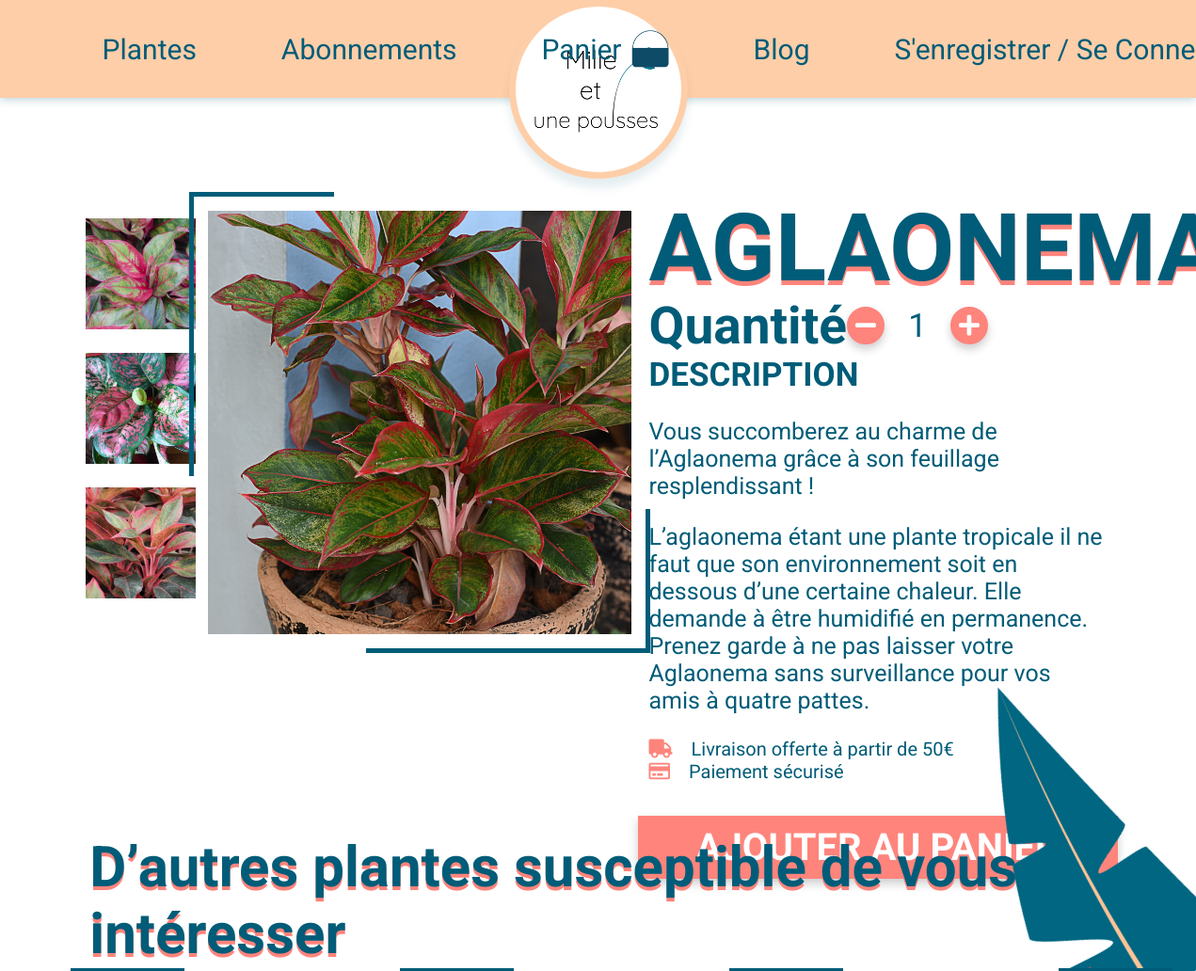
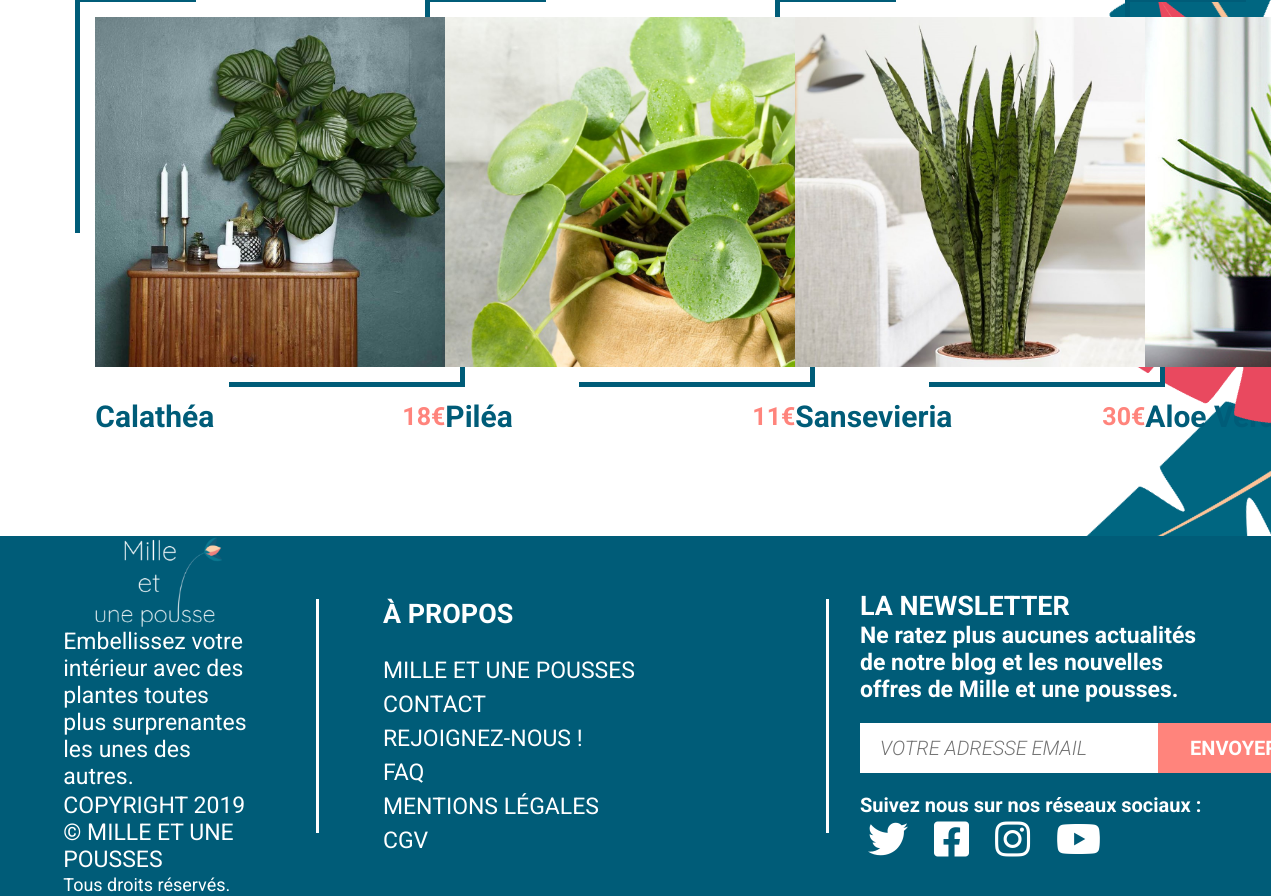
Page /product/details/Aglaonema on the committed database (2 pictures, top to bottom).
### tables this page shows
CREATE TABLE `product_images` (
  `id` int(11) NOT NULL,
  `path` text NOT NULL,
  `alt` varchar(255) NOT NULL,
  `sort_order` int(11) NOT NULL,
  `product_id` int(11) NOT NULL
);

CREATE TABLE `products` (
  `id` int(11) NOT NULL,
  `name` varchar(100) NOT NULL,
  `price` int(11) NOT NULL,
  `description` text NOT NULL,
  `options` varchar(55) DEFAULT NULL,
  `maintenance` text
);

### src/Controllers/ProductController.php (called while the page is built, shortened)
<?php
class ProductController {
  public function detailsAction($name) {
    $name = urldecode($name);
    $pdo = Connection::getInstance();
    $product = Product::getProductByName($pdo, $name);
    $images = Image::getByName($pdo, $name);
    $otherProducts = Product::getOtherProducts($pdo, $name);
    shuffle($otherProducts);
    include "./product.php";
  }
}

### public/index.php (called while the page is built, shortened)
<?php
$request_url = $_SERVER['REQUEST_URI'];
$path = parse_url($request_url, PHP_URL_PATH);
$url_composants = explode("/", $path, 4);
if (isset($url_composants[3])) {
  $argument = $url_composants[3];
} else {
  $argument = null;
}
if (isset($url_composants[1])) {
  if (strlen($url_composants[1]) == 0) {
    $controller_name = "index";
  } else {
    $controller_name = $url_composants[1];
  }
} else {
  $controller_name = "index";
}
if (isset($url_composants[2])) {
  $action_name = $url_composants[2];
} else {
  $action_name = "index";
}
try {
  list($controller, $action) = Services\Router::load($controller_name, $action_name);
} catch (Services\Exception\ControllerNotFound $e) {
  $controller = new Controllers\ErrorController();
  $action = "e404";
  $argument = $e;
} catch (Services\Exception\ActionNotFound $e) {
  $controller = new Controllers\ErrorController();
  $action = "e404";
  $argument = $e;
} catch (Exception $e) {
  $controller = new Controllers\ErrorController();
  $action = "e500";
  $argument = $e;
}
$result = $controller->$action($argument);

### src/Models/Image.php (called while the page is built, shortened)
<?php
class Image {
  public static function getByName($pdo, $name) {
    $sql = "SELECT path, alt FROM `product_images` LEFT JOIN products ON products.id = product_images.product_id WHERE products.name = :name AND product_images.sort_order = 2";
    $q = $pdo->prepare($sql);
    $q->bindParam("name", $name);
    $q->execute();
    return $q->fetchAll();
  }
}

### src/Models/Product.php (called while the page is built, shortened)
<?php
class Product {
  public static function getProductByName($pdo, $name) {
    $sql = "SELECT products.id, products.price, products.description, products.maintenance, product_images.path, product_images.alt
            FROM products
            LEFT JOIN product_images ON product_images.product_id = products.id
            WHERE name = :name AND product_images.sort_order = 1";
    $q = $pdo->prepare($sql);
    $q->bindParam("name", $name);
    $q->execute();
    return $q->fetch();
  }
  public static function getOtherProducts($pdo, $name) {
    $sql = "SELECT products.id, products.name, products.price, product_images.path, product_images.alt
            FROM products
            LEFT JOIN product_images ON products.id = product_images.product_id
            WHERE product_images.sort_order = 1 AND products.name <> :name";
    $q = $pdo->prepare($sql);
    $q->bindParam("name", $name);
    $q->execute();
    return $q->fetchAll();
  }
}

### src/views/product.php (the view, shortened to what this page needs)
<?php include "./inc/head.php";?>
<main class="productPage">
    <section class="product-one">
        <div class="container">
            <div class="imgs">
                <?php foreach ($images as $image): ?>
                <div class="otherImg">
                    <img class="imgsProduct" src="<?php echo $image["path"] ?>" alt="<?php echo $image["alt"] ?>"
                        title="photo de <?php echo $image["alt"] ?>">
                </div>
                <?php endforeach?>
            </div>
            <div class="imgPrincipal">
                <img id="imgProduct" src="<?php echo $product["path"] ?>" alt="<?php echo $product["alt"] ?>"
                    title="photo de <?php echo $product["alt"] ?>">
            </div>
            <form method="POST" action="/user/addtocart" class="text">
                <header>
                    <h1 class="title c-deepBlue"><?php echo $name ?></h1>
                </header>
                <div class="quantity">
                    <h3 class="c-deepBlue">quantité</h3>
                    <div>
                        <button id="less" type="button" class="btn btn-quantity btn-lightPink b-lightPink"
                            title="retirer un article">
                            <i class="fas fa-minus c-white"></i>
                        </button>
                        <input id="quantity" class="c-deepBlue" type="number" name="quantity" min="1" value="1"
                            title="nombre d'articles selectionnés">
                        <button id="more" type="button" class="btn btn-quantity btn-lightPink b-lightPink"
                            title="ajouter un article">
                            <i class="fas fa-plus c-white"></i>
                        </button>
                    </div>
                </div>
                <div class="description">
                    <h4 class="c-deepBlue">description</h4>
                    <p class="c-deepBlue"><?php echo $product["description"] ?></p>
                    <p class="c-deepBlue"><?php echo $product["maintenance"] ?></p>
                </div>
                <div class="delivery">
                    <div>
                        <i class="fas fa-truck c-lightPink"></i>
                        <p class="c-deepBlue">Livraison offerte à partir de 50€</p>
                    </div>
                    <div>
                        <i class="far fa-credit-card c-lightPink"></i>
                        <p class="c-deepBlue">Paiement sécurisé</p>
                    </div>
                </div>
            </form>
        </div>
    </section>
    <section class="product-two">
        <div class="container">
            <h2 class="c-deepBlue">D’autres plantes susceptible de vous intéresser</h2>
            <div class="other-products">
                <?php foreach ($otherProducts as $product): ?>
                <div>
                    <div class="frame">
                        <a href="/product/details/<?php echo urlencode($product["name"]) ?>">
                            <img src="<?php echo $product["path"] ?>" alt="<?php echo $product["alt"] ?>"
                                alt="photo de <?php echo $product["alt"] ?>">
                        </a>
                    </div>
                    <div class="info">
                        <h4 class="c-deepBlue"><?php echo $product["name"] ?></h4>
                        <h5 class="c-lightPink"><?php echo floatval($product["price"]) / 100 ?>&euro;</h5>
                    </div>
                </div>
                <?php endforeach?>
            </div>
        </div>
    </section>
</main>
<?php include "./inc/foot.php";?>

### src/views/inc/head.php (shortened to what this page needs)
<!DOCTYPE html>
<html lang="fr">
<head>
  <link rel="stylesheet" href="https://use.fontawesome.com/releases/v5.8.1/css/all.css"
>
  <link rel="stylesheet" type="text/css" href="./../../../styles/style.css">
</head>
<body>
  <nav id="navbar" class="navUser b-beige">
    <a class="logo b-white" href="/">
      <img src="./../../../media/img/logo.png" alt="logo" title="logo de mille et une pousses">
    </a>
    <ul>
      <div>
        <li>
          <a class="c-deepBlue rout" value="blog" href="/product/listall">plantes
          </a>
        </li>
        <li>
          <a class="c-deepBlue rout" value="profile" href="/subscription/info">abonnements
          </a>
        </li>
        <li>
          <a class="rout" value="blog" href="/user/cart">
            <p class="c-deepBlue">panier</p>
          </a>
          <?php if (count($_SESSION["cart"]) == 0): ?>
          <img class="cart" src="./../../../media/img/cart-icone.png" alt="panier">
          <?php elseif ($count == 1): ?>
          <img class="cart" src="./../../../media/img/cart-icone-1.png" alt="panier">
          <?php elseif ($count == 2): ?>
          <img class="cart" src="./../../../media/img/cart-icone-2.png" alt="panier">
          <?php elseif ($count == 3): ?>
          <img class="cart" src="./../../../media/img/cart-icone-3.png" alt="panier">
          <?php elseif ($count >= 4): ?>
          <img class="cart" src="./../../../media/img/cart-icone-4.png" alt="panier">
          <?php endif?>
        </li>
      </div>
      <div>
        <li>
          <a class="c-deepBlue rout" value="produits" href="/blog/listall">blog
          </a>
        </li>
        <?php if (isset($_SESSION["connected"])): ?>
        <li>
          <a class="c-deepBlue rout" value="profile" href="/user/profile">mon&nbsp;profil
            <span class="underline b-deepBlue"></span>
          </a>
        </li>
        <li>
          <form action="/user/disconnect" class="rout">
            <input class="c-deepBlue deconnexion" type="submit" value="se déconnecter">
            <span class="underline b-deepBlue"></span>
          </form>
        </li>
        <?php else: ?>
        <li>
          <a class="c-deepBlue rout" value="signin"
            href="/user/identification">s'enregistrer&nbsp;/&nbsp;se&nbsp;connecter
          </a>
        </li>
        <?php endif?>
      </div>
    </ul>
  </nav>

### src/views/inc/foot.php
<footer class="c-white b-deepBlue">
    <section class="part1">
        <img src="/media/img/logo-white.png" alt="logo" title="logo de Mille et une pousses">
        <p class="c-white">Embellissez votre intérieur
            avec des plantes toutes plus
            surprenantes les unes des autres.</p>
        <p class="c-white upper">copyright 2019
            © mille et une pousses</p>
        <p class="c-white">Tous droits réservés.</p>
    </section>
    <section class="part2">
        <ul>
            <li>
                <h3 class="c-white">à propos</h3>
            </li>
            <li>
                <a href="" class="c-white">mille&nbsp;et&nbsp;une&nbsp;pousses</a>
            </li>
            <li>
                <a href="" class="c-white">contact</a>
            </li>
            <li>
                <a href="" class="c-white">rejoignez-nous !</a>
            </li>
            <li>
                <a href="" class="c-white">faq</a>
            </li>
            <li>
                <a href="" class="c-white">mentions&nbsp;légales</a>
            </li>
            <li>
                <a href="" class="c-white">cgv</a>
            </li>
        </ul>
    </section>
    <section class="part3">
        <div class="container">
            <h3 class="c-white">la newsletter</h3>
            <p class="c-white">Ne ratez plus aucunes actualités de notre blog
                et les nouvelles offres de Mille et une pousses.</p>
            <form method="POST" action="">
                <input class="text b-white" type="text" placeholder="votre adresse email">
                <input class="btn btn-lightPink b-lightPink c-white" type="submit" value="envoyer">
            </form>
            <p class="c-white">Suivez nous sur nos réseaux sociaux :</p>
            <div class="icons">
                <a href="https://twitter.com/MPousses" title="compte twitter de Mille et une pousses">
                    <i class="fab fa-twitter c-white"></i>
                </a>
                <a
                    href="https://www.facebook.com/Mille-et-une-Pousses-2145077578938412/?__tn__=%2Cd%2CP-R&eid=ARB9eiiG4ekQSJ96eTsXzYjcig96vRcSDihJdGkwMMBkYWgVs_St4meOAEXoemU6PFo080G1cbeApSse" title="compte facebook de Mille et une pousses">
                    <i class="fab fa-facebook-square c-white"></i>
                </a>
                <a href="https://www.instagram.com/milleetunepousses/" title="compte instagram de Mille et une pousses">
                    <i class="fab fa-instagram c-white"></i>
                </a>
                <a href="" title="Chaine youtube de Mille et une pousses">
                    <i class="fab fa-youtube c-white"></i>
                </a>
            </div>
        </div>
    </section>
</footer>
</body>
</html>

### rows in the picture
product_images: path+alt (picture)
product_images: path+alt (picture)
product_images: path+alt (picture)
product_images: path+alt (picture), product.description "Vous succomberez au charme de l’Aglaonema grâce à son feuillage resplendissant !", product.maintenance "L’aglaonema étant une plante tropicale il ne faut que son environnement soit en dessous d’une certaine chaleur. Elle demande à être humidifié en permanence. Prenez garde à ne pas laisser votre Aglaonema sans surveillance pour vos amis à quatre pattes."
product_images: path+alt (picture), product.name "Calathéa", floatval($product['price'])/100 "18"
product_images: path (picture), product.name "Piléa", floatval($product['price'])/100 "11"
product_images: path+alt (picture), product.name "Sansevieria"
product_images: path (picture)
